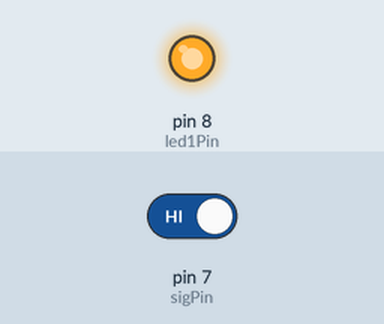
This sketch was run on a simulated Arduino Uno, built with avr-gcc and run on an emulated ATmega328P. Shown: output pins drawn as LEDs (lit = HIGH). The inputs (shaded band) are chosen by the test bench; at power-on: pin 7 (sigPin) HIGH.

Above: at 1.2 s.
1.3 s: pin 7 (sigPin) driven LOW
At 2.0 s:
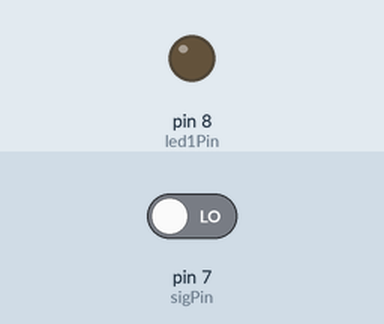
2.8 s: pin 7 (sigPin) driven HIGH
At 3.1 s:
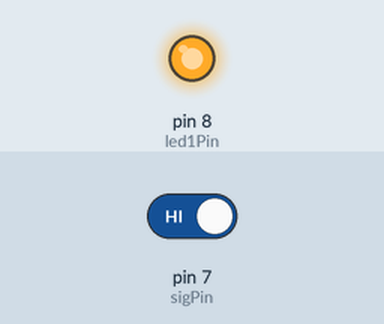
Timing chart, 0 to 5.8 s (numbered marks = the images above; inputs shaded):
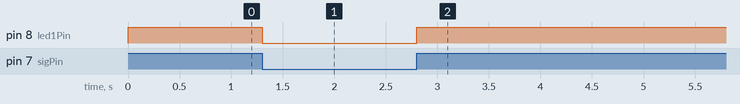

The sketch:

zhengdong.ino
```cpp
const int sigPin = 7;
const int led1Pin = 8;

void setup() {
  pinMode(sigPin, INPUT);
  pinMode(led1Pin, OUTPUT);
  Serial.begin(9600);
}

void loop() {
  boolean Value = digitalRead(sigPin);
  if (Value == LOW)
    digitalWrite(led1Pin, LOW);
  else
    digitalWrite(led1Pin, HIGH);

}
```

Measured:
- after the input at 1.3 s, pin 8 (led1Pin): HIGH → LOW at once
- after the input at 2.8 s, pin 8 (led1Pin): LOW → HIGH at once
